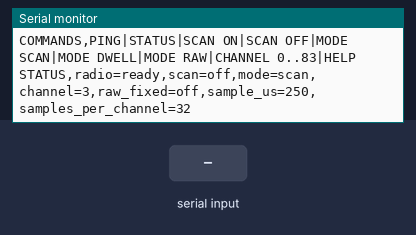
Bench run of a sketch on a simulated Arduino Uno, built with avr-gcc and run on an emulated ATmega328P. Shown: the last lines printed to the serial monitor. The inputs (shaded band) are chosen by the test bench. No radio packets arrive unless stated.

Above: at 1.2 s.
1.3 s: "PING\n" received over Serial
At 2.0 s:
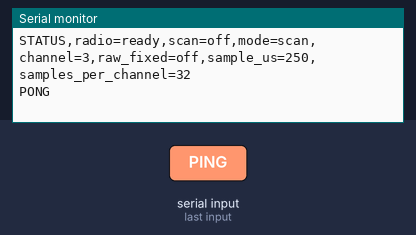
2.8 s: "SCAN ON\n" received over Serial
At 3.8 s:
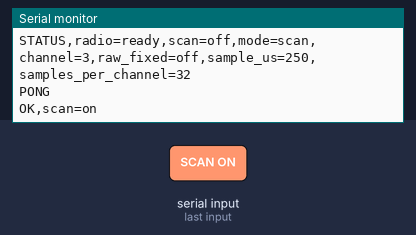
5.5 s: "STATUS\n" received over Serial
At 6.4 s:
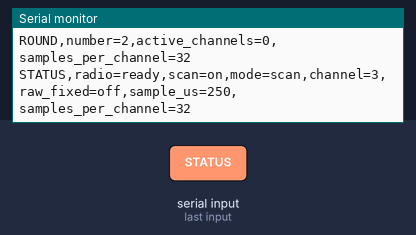
7.0 s: "SCAN OFF\n" received over Serial
At 7.5 s:
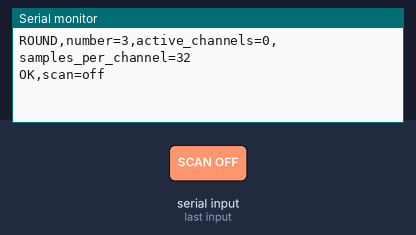
8.5 s: "MODE SCAN\n" received over Serial
At 9.7 s:
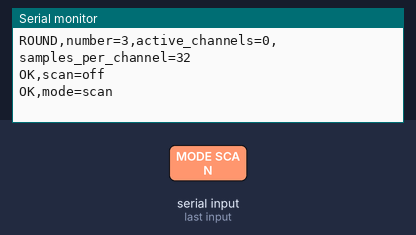
10.0 s: "MODE DWELL\n" received over Serial
At 11.0 s:
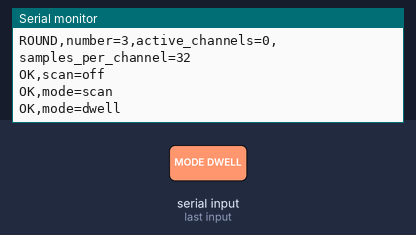

The sketch:

rf_nano_receiver_probe.ino
```cpp
#include <SPI.h>
#include <RF24.h>
#include <string.h>

const uint8_t RADIO_CE_PIN = 10;
const uint8_t RADIO_CSN_PIN = 9;
const uint8_t FIRST_RF_CHANNEL = 0;
const uint8_t LAST_RF_CHANNEL = 83;
// Nordic specifies 130 us RX settling plus 40 us for a valid RPD reading.
const uint16_t SAMPLE_US = 250;
const uint8_t SAMPLES_PER_CHANNEL = 32;
const uint16_t DWELL_REPORT_MS = 1000;
const uint32_t RAW_CHANNEL_US = 20000;
// Experimental preamble-like addresses from the RF24 project's scanner:
// https://github.com/nRF24/RF24/blob/master/examples/scanner/scanner.ino
const uint8_t RAW_ADDRESSES[6][2] = {
  {0x55, 0x55}, {0xAA, 0xAA}, {0xA0, 0xAA},
  {0xAB, 0xAA}, {0xAC, 0xAA}, {0xAD, 0xAA}
};

RF24 radio(RADIO_CE_PIN, RADIO_CSN_PIN);

bool radioReady = false;
bool scanning = false;
bool dwellMode = false;
bool rawMode = false;
bool rawFixedChannel = false;
bool rawVisitActive = false;
uint8_t rawChannel = FIRST_RF_CHANNEL;
uint32_t rawVisitStartedUs = 0;
uint32_t rawRound = 0;
uint32_t rawRoundRecords = 0;
uint8_t dwellChannel = 3;
uint8_t scanChannel = FIRST_RF_CHANNEL;
uint8_t channelSamples = 0;
uint8_t scanHits[LAST_RF_CHANNEL + 1] = {};
uint32_t scanRound = 0;
uint32_t dwellSamples = 0;
uint32_t dwellHits = 0;
uint32_t windowStartedMs = 0;
char commandBuffer[32];
uint8_t commandLength = 0;
bool commandOverflow = false;

void printStatus()
{
  Serial.print(F("STATUS,radio="));
  Serial.print(radioReady ? F("ready") : F("error"));
  Serial.print(F(",scan="));
  Serial.print(scanning ? F("on") : F("off"));
  Serial.print(F(",mode="));
  Serial.print(rawMode ? F("raw") : (dwellMode ? F("dwell") : F("scan")));
  Serial.print(F(",channel="));
  Serial.print(dwellChannel);
  Serial.print(F(",raw_fixed="));
  Serial.print(rawFixedChannel ? F("on") : F("off"));
  Serial.print(F(",sample_us="));
  Serial.print(SAMPLE_US);
  Serial.print(F(",samples_per_channel="));
  Serial.println(SAMPLES_PER_CHANNEL);
}

void printHelp()
{
  Serial.println(F("COMMANDS,PING|STATUS|SCAN ON|SCAN OFF|MODE SCAN|MODE DWELL|MODE RAW|CHANNEL 0..83|HELP"));
}

void reportDwell()
{
  if (dwellSamples == 0) {
    return;
  }
  const uint32_t now = millis();
  Serial.print(F("DWELL,channel="));
  Serial.print(dwellChannel);
  Serial.print(F(",mhz="));
  Serial.print(2400 + dwellChannel);
  Serial.print(F(",samples="));
  Serial.print(dwellSamples);
  Serial.print(F(",hits="));
  Serial.print(dwellHits);
  Serial.print(F(",elapsed_ms="));
  Serial.println(now - windowStartedMs);
  dwellSamples = 0;
  dwellHits = 0;
  windowStartedMs = millis();
}

void resetMeasurements()
{
  // Keep PRIM_RX=1 throughout operation. CE is never raised in TX mode.
  if (radioReady) {
    radio.ce(LOW);
  }
  memset(scanHits, 0, sizeof(scanHits));
  scanChannel = FIRST_RF_CHANNEL;
  channelSamples = 0;
  dwellSamples = 0;
  dwellHits = 0;
  windowStartedMs = millis();
  rawVisitActive = false;
  rawChannel = rawMode && rawFixedChannel ? dwellChannel : FIRST_RF_CHANNEL;
  rawRoundRecords = 0;
}

void configureReception()
{
  if (!radioReady) {
    return;
  }
  radio.ce(LOW);
  radio.flush_rx();
  for (uint8_t pipe = 0; pipe < 6; ++pipe) {
    radio.closeReadingPipe(pipe);
  }
  if (rawMode) {
    // This undocumented 2-byte address tactic can return noise/fragments.
    // No CRC, address, packet framing, or protocol validity is claimed.
    radio.disableCRC();
    radio.setAddressWidth(2);
    radio.setPayloadSize(32);
    for (uint8_t pipe = 0; pipe < 6; ++pipe) {
      radio.openReadingPipe(pipe, RAW_ADDRESSES[pipe]);
    }
  } else {
    radio.setAddressWidth(5);
    radio.setCRCLength(RF24_CRC_16);
  }
}

void finishPartialWindow()
{
  if (radioReady) {
    radio.ce(LOW);
  }
  if (scanning && dwellMode) {
    reportDwell();
  }
}

bool parseChannel(const char* text, uint8_t& channel)
{
  if (*text == '\0') {
    return false;
  }
  uint16_t value = 0;
  for (; *text != '\0'; ++text) {
    if (*text < '0' || *text > '9') {
      return false;
    }
    value = value * 10 + (*text - '0');
    if (value > LAST_RF_CHANNEL) {
      return false;
    }
  }
  channel = static_cast<uint8_t>(value);
  return true;
}

void processCommand()
{
  commandBuffer[commandLength] = '\0';

  if (strcmp(commandBuffer, "PING") == 0) {
    Serial.println(F("PONG"));
  } else if (strcmp(commandBuffer, "STATUS") == 0) {
    printStatus();
  } else if (strcmp(commandBuffer, "SCAN ON") == 0) {
    if (!radioReady) {
      Serial.println(F("ERR,radio_not_ready"));
    } else {
      if (!scanning) {
        resetMeasurements();
      }
      scanning = true;
      Serial.println(F("OK,scan=on"));
    }
  } else if (strcmp(commandBuffer, "SCAN OFF") == 0) {
    finishPartialWindow();
    scanning = false;
    resetMeasurements();
    Serial.println(F("OK,scan=off"));
  } else if (strcmp(commandBuffer, "MODE SCAN") == 0 ||
             strcmp(commandBuffer, "MODE DWELL") == 0 ||
             strcmp(commandBuffer, "MODE RAW") == 0) {
    finishPartialWindow();
    dwellMode = strcmp(commandBuffer, "MODE DWELL") == 0;
    rawMode = strcmp(commandBuffer, "MODE RAW") == 0;
    rawFixedChannel = false;
    resetMeasurements();
    configureReception();
    Serial.print(F("OK,mode="));
    Serial.println(rawMode ? F("raw") : (dwellMode ? F("dwell") : F("scan")));
  } else if (strncmp(commandBuffer, "CHANNEL ", 8) == 0) {
    uint8_t channel;
    if (!parseChannel(commandBuffer + 8, channel)) {
      Serial.println(F("ERR,channel_must_be_0..83"));
    } else {
      finishPartialWindow();
      dwellChannel = channel;
      if (rawMode) {
        rawFixedChannel = true;
      }
      resetMeasurements();
      Serial.print(F("OK,channel="));
      Serial.println(dwellChannel);
    }
  } else if (strcmp(commandBuffer, "HELP") == 0) {
    printHelp();
  } else if (commandLength > 0) {
    Serial.println(F("ERR,unknown_command"));
  }

  commandLength = 0;
}

void pollSerial()
{
  while (Serial.available() > 0) {
    const char incoming = static_cast<char>(Serial.read());
    if (incoming == '\r') {
      continue;
    }
    if (incoming == '\n') {
      if (commandOverflow) {
        commandOverflow = false;
        commandLength = 0;
        Serial.println(F("ERR,command_too_long"));
      } else {
        processCommand();
      }
      continue;
    }
    // Discard the entire oversized line, including any command-like suffix.
    if (commandOverflow) {
      continue;
    }
    if (commandLength < sizeof(commandBuffer) - 1) {
      commandBuffer[commandLength++] = incoming;
    } else {
      commandOverflow = true;
    }
  }
}

bool sampleRPD()
{
  radio.ce(HIGH);
  delayMicroseconds(SAMPLE_US);
  const bool before = radio.testRPD();
  radio.ce(LOW);
  const bool after = radio.testRPD();
  return before || after;
}

void reportRound()
{
  ++scanRound;
  uint8_t activeChannels = 0;
  for (uint8_t channel = FIRST_RF_CHANNEL; channel <= LAST_RF_CHANNEL; ++channel) {
    if (scanHits[channel] == 0) {
      continue;
    }
    ++activeChannels;
    Serial.print(F("HIT,round="));
    Serial.print(scanRound);
    Serial.print(F(",channel="));
    Serial.print(channel);
    Serial.print(F(",mhz="));
    Serial.print(2400 + channel);
    Serial.print(F(",samples="));
    Serial.print(SAMPLES_PER_CHANNEL);
    Serial.print(F(",hits="));
    Serial.println(scanHits[channel]);
  }
  Serial.print(F("ROUND,number="));
  Serial.print(scanRound);
  Serial.print(F(",active_channels="));
  Serial.print(activeChannels);
  Serial.print(F(",samples_per_channel="));
  Serial.println(SAMPLES_PER_CHANNEL);
  memset(scanHits, 0, sizeof(scanHits));
}

void scanOneSample()
{
  if (channelSamples == 0) {
    radio.setChannel(scanChannel);
  }
  if (sampleRPD()) {
    ++scanHits[scanChannel];
  }
  if (++channelSamples == SAMPLES_PER_CHANNEL) {
    channelSamples = 0;
    if (scanChannel == LAST_RF_CHANNEL) {
      reportRound();
      scanChannel = FIRST_RF_CHANNEL;
    } else {
      ++scanChannel;
    }
  }
}

void dwellOneSample()
{
  // Channel writes are kept outside the high-CE receive interval.
  if (dwellSamples == 0) {
    radio.setChannel(dwellChannel);
  }
  if (sampleRPD()) {
    ++dwellHits;
  }
  ++dwellSamples;
  if (millis() - windowStartedMs >= DWELL_REPORT_MS) {
    reportDwell();
  }
}

void rawOneStep()
{
  if (!rawVisitActive) {
    radio.ce(LOW);
    radio.flush_rx();
    radio.setChannel(rawChannel);
    rawVisitStartedUs = micros();
    radio.ce(HIGH);
    rawVisitActive = true;
  }

  uint8_t pipe = 0;
  if (radio.available(&pipe)) {
    uint8_t fragment[32];
    radio.read(fragment, sizeof(fragment));
    radio.ce(LOW);
    ++rawRoundRecords;
    Serial.print(F("RAW,channel="));
    Serial.print(rawChannel);
    Serial.print(F(",mhz="));
    Serial.print(2400 + rawChannel);
    Serial.print(F(",pipe="));
    Serial.print(pipe);
    Serial.print(F(",bytes=32,hex="));
    const char digits[] = "0123456789abcdef";
    for (uint8_t i = 0; i < sizeof(fragment); ++i) {
      Serial.print(digits[fragment[i] >> 4]);
      Serial.print(digits[fragment[i] & 0x0F]);
    }
    Serial.println();
    radio.ce(HIGH);
  }

  if (!rawFixedChannel && micros() - rawVisitStartedUs >= RAW_CHANNEL_US) {
    radio.ce(LOW);
    radio.flush_rx();
    rawVisitActive = false;
    if (rawChannel == LAST_RF_CHANNEL) {
      rawChannel = FIRST_RF_CHANNEL;
      Serial.print(F("RAW_ROUND,number="));
      Serial.print(++rawRound);
      Serial.print(F(",records="));
      Serial.println(rawRoundRecords);
      rawRoundRecords = 0;
    } else {
      ++rawChannel;
    }
  }
}

void setup()
{
  Serial.begin(115200);
  Serial.println(F("BOOT,protocol=rfprobe-v2,mode=receive-only"));
  radioReady = radio.begin() && radio.isChipConnected();
  if (!radioReady) {
    Serial.println(F("ERR,radio_not_detected,check_RF-Nano_revision_and_pins"));
    printStatus();
    return;
  }

  radio.setAutoAck(false);
  radio.flush_tx();
  radio.flush_rx();
  radio.setDataRate(RF24_1MBPS);
  radio.setChannel(FIRST_RF_CHANNEL);
  radio.startListening();
  radio.ce(LOW);
  configureReception();

  Serial.println(F("RADIO,connected=1,ce=10,csn=9,ack=off,tx=never"));
  printHelp();
  printStatus();
  resetMeasurements();
}

void loop()
{
  pollSerial();
  if (radioReady && scanning) {
    if (rawMode) {
      rawOneStep();
    } else if (dwellMode) {
      dwellOneSample();
    } else {
      scanOneSample();
    }
  }
}
```

Measured:
- after the input at 1.3 s, the serial monitor: prints a new line at once (image 1)
- after the input at 2.8 s, the serial monitor: prints a new line at once (image 2)
- after the input at 5.5 s, the serial monitor: prints a new line at once (image 3)
- after the input at 7.0 s, the serial monitor: prints a new line at once (image 4)
- after the input at 8.5 s, the serial monitor: prints a new line at once (image 5)
- after the input at 10.0 s, the serial monitor: prints a new line at once (image 6)
